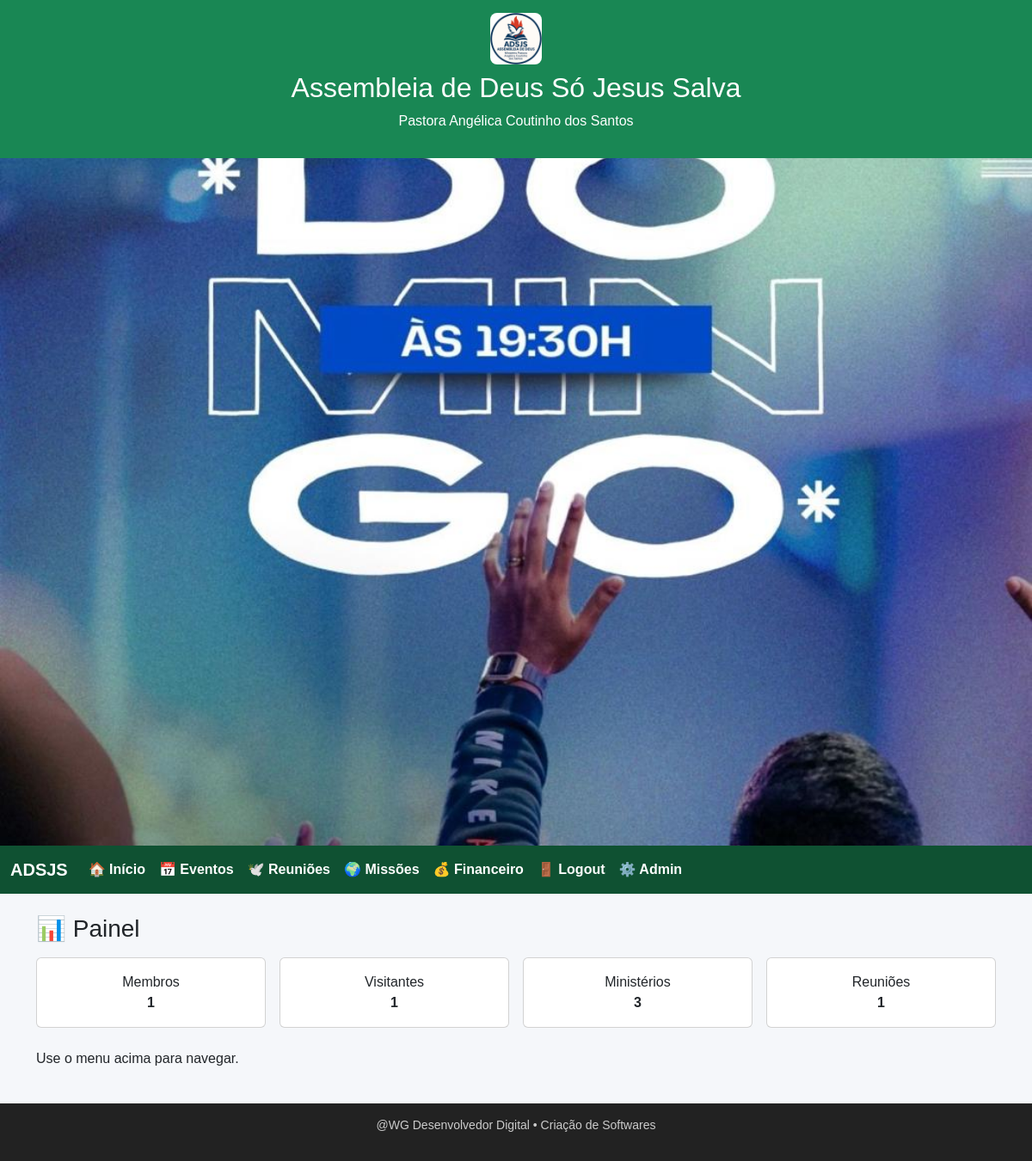
The page /dashboard/ (signed in) on the database its author committed.
### core/models.py (models this page shows, shortened)
class ConfigPortal(models.Model):
    nome_igreja = models.CharField(max_length=200)
    pastor = models.CharField(max_length=200)
    logo = models.ImageField(upload_to="logos/", blank=True, null=True)
    mensagem_boas_vindas = models.CharField(max_length=255, default="Seja bem-vindo(a) ao nosso portal!")
    imagem_fundo = models.ImageField(upload_to="fundos/", blank=True, null=True)
    banner = models.ImageField(upload_to="banners/", blank=True, null=True)
    banner_titulo = models.CharField(max_length=150, blank=True, default="")
    banner_subtitulo = models.CharField(max_length=200, blank=True, default="")
    class Meta:
        verbose_name = "⚙️ Configuração do Sistema"
        verbose_name_plural = "⚙️ Configurações do Sistema"

### core/views.py (the view)
# urls.py: path('dashboard/', views.dashboard, name='dashboard'),
@login_required
def dashboard(request):
    ctx = {
        "membros_total": Membro.objects.count(),
        "visitantes_total": Visitante.objects.count(),
        "ministerios_total": Ministerio.objects.count(),
        "reunioes_total": EscalaServico.objects.count(),
    }
    return render(request, "core/dashboard.html", ctx)

### core/context_processors.py (called while the page is built)
def site_config(request):
    try:
        from .models import ConfigPortal
        cfg = ConfigPortal.objects.first()
    except Exception:
        cfg = None
    default_logo = settings.STATIC_URL + "images/logo.png"
    default_banner = settings.STATIC_URL + "images/banner_principal.jpg"
    return {
        "igreja_nome": cfg.nome_igreja if cfg else "Assembleia de Deus Só Jesus Salva",
        "pastor_nome": cfg.pastor if cfg else "Pr. Responsável",
        "igreja_logo": cfg.logo.url if cfg and cfg.logo else default_logo,
        "igreja_banner": cfg.banner.url if cfg and cfg.banner else default_banner,
        "mensagem_boas_vindas": cfg.mensagem_boas_vindas if cfg else "Bem-vindo ao nosso portal!",
        "banner_titulo": cfg.banner_titulo if cfg else "",
        "banner_subtitulo": cfg.banner_subtitulo if cfg else "",
    }

### core/templates/core/dashboard.html
{% extends "core/base.html" %}
{% block content %}
<h3 class="mb-3">📊 Painel</h3>
<div class="row g-3">
  <div class="col-6 col-md-3"><div class="card text-center p-3">Membros<br><b>{{ membros_total }}</b></div></div>
  <div class="col-6 col-md-3"><div class="card text-center p-3">Visitantes<br><b>{{ visitantes_total }}</b></div></div>
  <div class="col-6 col-md-3"><div class="card text-center p-3">Ministérios<br><b>{{ ministerios_total }}</b></div></div>
  <div class="col-6 col-md-3"><div class="card text-center p-3">Reuniões<br><b>{{ reunioes_total }}</b></div></div>
</div>
<p class="mt-4">Use o menu acima para navegar.</p>
{% endblock %}

### core/templates/core/base.html (shortened to what this page needs)
{% load static %}
<!DOCTYPE html>
<html lang="pt-br">
<head>
  <link rel="stylesheet" href="{% static 'css/bootstrap.min.css' %}">
</head>
<body>
  <header>
    <img src="{{ igreja_logo }}" alt="Logo da Igreja">
    <h2>{{ igreja_nome }}</h2>
    <p>{{ pastor_nome }}</p>
  </header>
  <section id="banner-section">
    <img src="{% static 'images/banner_principal.jpg' %}" alt="Banner da Igreja" class="banner-full">
  </section>
  <nav class="navbar navbar-expand-lg">
    <div class="container-fluid">
      <a class="navbar-brand" href="/">ADSJS</a>
      <div class="collapse navbar-collapse" id="navbarNav">
        <ul class="navbar-nav">
          <li class="nav-item"><a class="nav-link" href="/">🏠 Início</a></li>
          <li class="nav-item"><a class="nav-link" href="/eventos/">📅 Eventos</a></li>
          <li class="nav-item"><a class="nav-link" href="/reunioes/">🕊️ Reuniões</a></li>
          <li class="nav-item"><a class="nav-link" href="/missoes/">🌍 Missões</a></li>
          {% if request.user.is_superuser %}
            <li class="nav-item"><a class="nav-link" href="/financeiro/">💰 Financeiro</a></li>
          {% endif %}
        </ul>
        <ul class="navbar-nav ms-auto">
          {% if user.is_authenticated %}
            <li class="nav-item"><a class="nav-link" href="/logout/">🚪 Logout</a></li>
            {% if request.user.is_superuser %}
              <li class="nav-item"><a class="nav-link" href="/admin/">⚙️ Admin</a></li>
            {% endif %}
          {% else %}
            <li class="nav-item"><a class="nav-link" href="/login/">🔑 Login</a></li>
          {% endif %}
        </ul>
      </div>
    </div>
  </nav>
  <main class="container mt-4">
    {% block content %}
    {% endblock %}
  </main>
  <footer>
    <p>@WG Desenvolvedor Digital • Criação de Softwares</p>
  </footer>
</body>
</html>

### core/templates/core/base.html (style rules this page uses)
body { background-color: #f5f7fa; font-family: 'Arial', sans-serif; margin: 0; padding: 0; }
header { background-color: #198754; color: white; text-align: center; padding: 15px 0; box-shadow: 0 2px 5px rgba(0,0,0,0.1); }
header img { height: 60px; border-radius: 8px; margin-bottom: 8px; }
.navbar { background-color: #0f5132; }
.navbar-brand, .navbar-nav .nav-link { color: #fff !important; font-weight: 600; }
.navbar-nav { margin-left: 0 !important; }
footer { background-color: #222; color: #ccc; padding: 15px 0; text-align: center; font-size: 14px; margin-top: 40px; }
#banner-section { width: 100%; height: 100vh; overflow: hidden; margin: 0; padding: 0; }
.banner-full { width: 100%; height: 100%; object-fit: cover; display: block; }

### rows shown on the page
ConfigPortal: nome_igreja "Assembleia de Deus Só Jesus Salva", pastor "Pastora Angélica Coutinho dos Santos"

### other values the page prints
{{ membros_total }} "1"
{{ visitantes_total }} "1"
{{ ministerios_total }} "3"
{{ reunioes_total }} "1"
